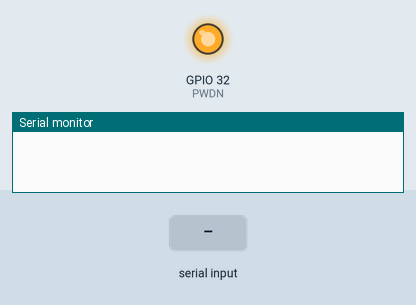
This sketch was run on a simulated ESP32. On the bench: output pins drawn as LEDs (lit = HIGH), the last lines printed to the serial monitor. The inputs (shaded band) are chosen by the test bench. The camera gives no picture.

Above: at 0.01 s.
At 1.6 s:
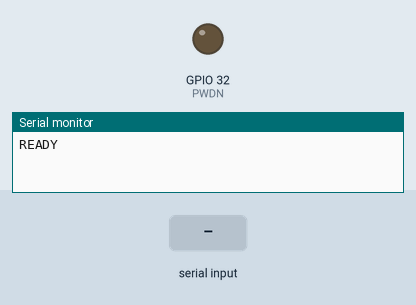
1.7 s: "p" received over Serial
3.3 s: "P" received over Serial
Timing chart, 0 to 6.3 s (numbered marks = the images above; inputs shaded):
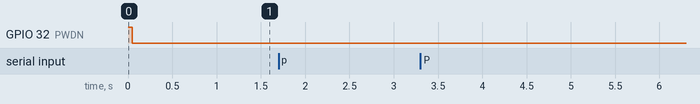

The sketch:

snap.ino
```cpp
// Waits for the letter 'p' over USB, then replies "JPG <length>\n" followed by one JPEG.
// 'P' is the same photo in 1 KB blocks, each followed by its CRC-16/MODBUS (2 bytes, little
// endian); the host answers 'k' for the next block or 'r' to resend. The phone uses it: its
// USB reads leave gaps in which the CH340 drops a few bytes per photo.
// 's' switches to 320x240, 'v' to 640x480 (default), 'x' to 800x600, 'g' to 1024x768,
// 'u' to 1600x1200 (same letters as firmware/snapwifi, which the phone app sends).
// The camera sometimes isn't detected at power-up (loose ribbon, weak USB power), so the
// board keeps retrying instead of giving up; until then a photo gets "ERR camera not found".

#include "esp_camera.h"

const long BAUD = 460800;
const int PWDN = 32;

bool ready = false;
framesize_t size = FRAMESIZE_VGA;

bool startCamera() {
  esp_camera_deinit();
  pinMode(PWDN, OUTPUT);  // power-cycle the sensor before each try
  digitalWrite(PWDN, HIGH);
  delay(50);
  digitalWrite(PWDN, LOW);
  delay(50);
  camera_config_t c = {};
  c.pin_pwdn = PWDN;  c.pin_reset = -1;  c.pin_xclk = 0;
  c.pin_sccb_sda = 26;  c.pin_sccb_scl = 27;
  c.pin_d7 = 35;  c.pin_d6 = 34;  c.pin_d5 = 39;  c.pin_d4 = 36;
  c.pin_d3 = 21;  c.pin_d2 = 19;  c.pin_d1 = 18;  c.pin_d0 = 5;
  c.pin_vsync = 25;  c.pin_href = 23;  c.pin_pclk = 22;
  c.xclk_freq_hz = 20000000;
  c.ledc_timer = LEDC_TIMER_0;  c.ledc_channel = LEDC_CHANNEL_0;
  c.pixel_format = PIXFORMAT_JPEG;
  c.frame_size = FRAMESIZE_UXGA;  // largest size we switch to; buffers are sized here
  c.jpeg_quality = 10;            // lower = better; 10 is near the useful limit for OV2640
  c.fb_count = 1;
  c.fb_location = CAMERA_FB_IN_PSRAM;
  c.grab_mode = CAMERA_GRAB_LATEST;
  if (esp_camera_init(&c) != ESP_OK) return false;
  esp_camera_sensor_get()->set_framesize(esp_camera_sensor_get(), size);
  return true;
}

void tryStart(int attempts) {
  for (int i = 0; i < attempts && !ready; i++) {
    ready = startCamera();
    Serial.println(ready ? "READY" : "CAMERA NOT FOUND");
  }
}

void setSize(framesize_t f) {
  size = f;
  if (ready) esp_camera_sensor_get()->set_framesize(esp_camera_sensor_get(), f);
}

uint16_t crc16(const uint8_t *p, size_t n) {
  uint16_t c = 0xFFFF;
  while (n--) {
    c ^= *p++;
    for (int i = 0; i < 8; i++) c = c & 1 ? (c >> 1) ^ 0xA001 : c >> 1;
  }
  return c;
}

void sendBlocks(const uint8_t *buf, size_t len) {
  size_t off = 0;
  int resends = 0;
  while (off < len) {
    size_t n = min((size_t)1024, len - off);
    uint16_t c = crc16(buf + off, n);
    Serial.write(buf + off, n);
    Serial.write((uint8_t *)&c, 2);
    int r = -1;
    for (unsigned long t = millis(); millis() - t < 1000 && r < 0;) r = Serial.read();
    if (r == 'k') { off += n; resends = 0; }
    else if (r != 'r' || ++resends > 8) return;  // host gave up or went away
  }
}

void setup() {
  Serial.begin(BAUD);
  tryStart(5);
}

void loop() {
  static unsigned long lastTry = 0;
  if (!ready && millis() - lastTry > 2000) {
    lastTry = millis();
    tryStart(1);
  }
  if (!Serial.available()) return;
  char cmd = Serial.read();
  if (cmd == 's') setSize(FRAMESIZE_QVGA);
  if (cmd == 'v') setSize(FRAMESIZE_VGA);
  if (cmd == 'x') setSize(FRAMESIZE_SVGA);
  if (cmd == 'g') setSize(FRAMESIZE_XGA);
  if (cmd == 'u') setSize(FRAMESIZE_UXGA);
  if (cmd == 'p' || cmd == 'P') {
    tryStart(2);
    if (!ready) { Serial.println("ERR camera not found"); return; }
    // The buffered frame may be from long ago; drop it so the photo is current.
    esp_camera_fb_return(esp_camera_fb_get());
    camera_fb_t *fb = esp_camera_fb_get();
    if (!fb) { Serial.println("ERR no frame"); return; }
    Serial.printf("JPG %u\n", fb->len);
    if (cmd == 'P') sendBlocks(fb->buf, fb->len);
    else Serial.write(fb->buf, fb->len);
    esp_camera_fb_return(fb);
  }
}
```
